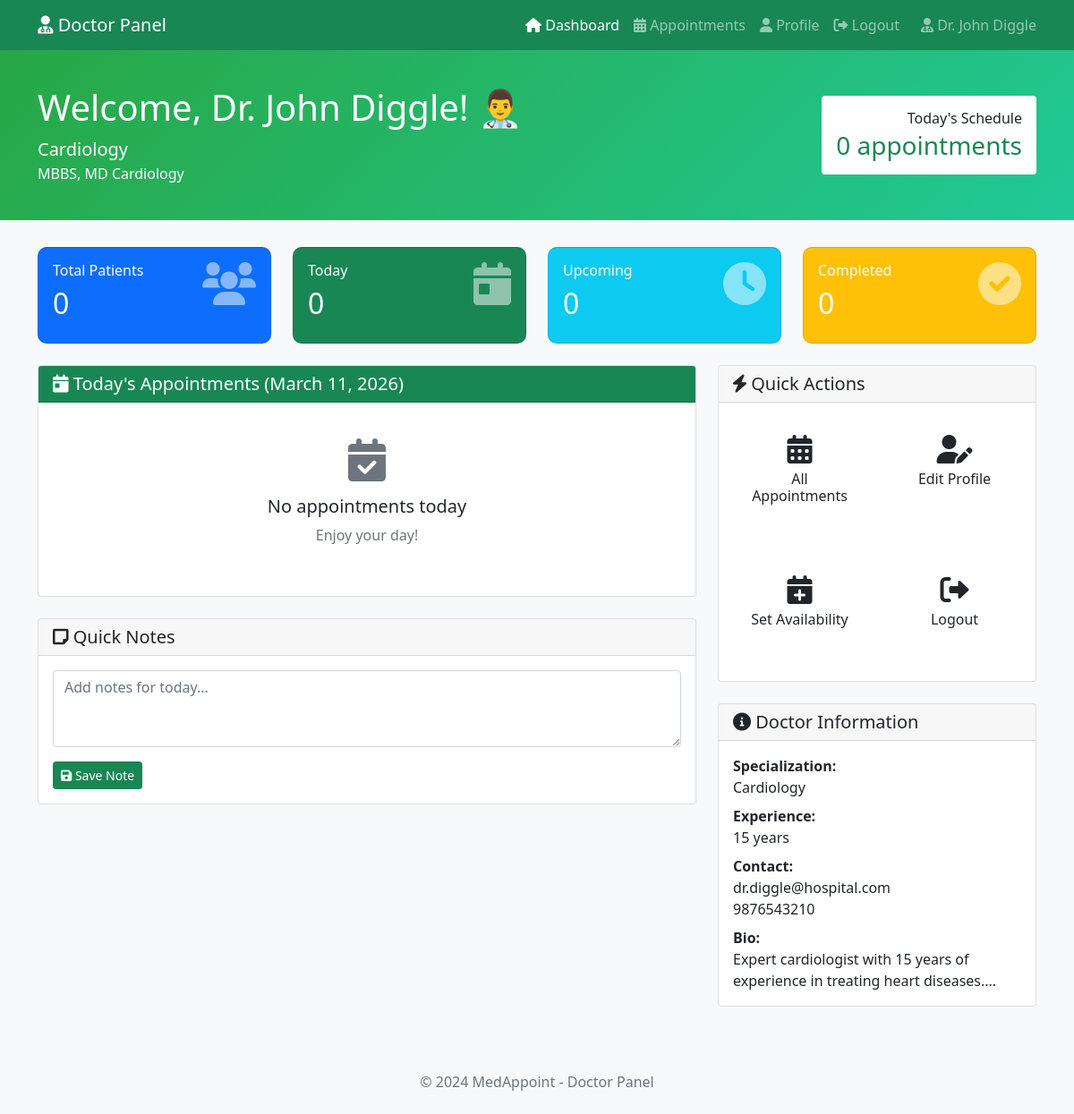
The page /doctor/dashboard.php (signed in) on the database its author committed.
### tables this page shows
CREATE TABLE doctors (
    id INT PRIMARY KEY AUTO_INCREMENT,
    user_id INT UNIQUE NOT NULL,
    specialization VARCHAR(100),
    qualification TEXT,
    experience_years INT,
    consultation_fee DECIMAL(10,2),
    bio TEXT,
    FOREIGN KEY (user_id) REFERENCES users(id) ON DELETE CASCADE
);

CREATE TABLE users (
    id INT PRIMARY KEY AUTO_INCREMENT,
    role ENUM('patient', 'doctor', 'admin') NOT NULL,
    email VARCHAR(100) UNIQUE NOT NULL,
    password VARCHAR(255) NOT NULL,
    full_name VARCHAR(100) NOT NULL,
    phone VARCHAR(20),
    address TEXT,
    created_at TIMESTAMP DEFAULT CURRENT_TIMESTAMP,
    is_verified BOOLEAN DEFAULT FALSE,
    is_active BOOLEAN DEFAULT TRUE
);

### doctor/dashboard.php (the view, shortened to what this page needs)
<?php
$user_id = $_SESSION['user_id'];
$conn = getConnection();
$doctor_stmt = $conn->prepare("
    SELECT d.*, u.email, u.phone
    FROM doctors d
    JOIN users u ON d.user_id = u.id
    WHERE u.id = ?
");
$doctor_stmt->bind_param("i", $user_id);
$doctor_stmt->execute();
$doctor = $doctor_stmt->get_result()->fetch_assoc();
$today = date('Y-m-d');
$today_appointments = $conn->prepare("
    SELECT a.*, u.full_name as patient_name, u.phone as patient_phone
    FROM appointments a
    JOIN users u ON a.patient_id = u.id
    WHERE a.doctor_id = ? AND a.appointment_date = ?
    AND a.status IN ('scheduled', 'confirmed')
    ORDER BY a.appointment_time
");
$doctor_id = $doctor['id'];
$today_appointments->bind_param("is", $doctor_id, $today);
$today_appointments->execute();
$today_apps = $today_appointments->get_result();
$stats = $conn->query("
    SELECT
        COUNT(*) as total,
        SUM(CASE WHEN appointment_date = '$today' THEN 1 ELSE 0 END) as today,
        SUM(CASE WHEN status = 'completed' THEN 1 ELSE 0 END) as completed,
        SUM(CASE WHEN appointment_date > '$today' AND status IN ('scheduled', 'confirmed') THEN 1 ELSE 0 END) as upcoming
    FROM appointments
    WHERE doctor_id = $doctor_id
")->fetch_assoc();
?>
<!DOCTYPE html>
<html lang="en">
<head>
    <link href="https://cdn.jsdelivr.net/npm/bootstrap@5.1.3/dist/css/bootstrap.min.css" rel="stylesheet">
    <link rel="stylesheet" href="https://cdnjs.cloudflare.com/ajax/libs/font-awesome/6.0.0/css/all.min.css">
</head>
<body>
    <nav class="navbar navbar-expand-lg navbar-dark bg-success">
        <div class="container">
            <a class="navbar-brand" href="dashboard.php">
                <i class="fas fa-user-md"></i> Doctor Panel
            </a>
            <div class="collapse navbar-collapse" id="navbarNav">
                <ul class="navbar-nav ms-auto">
                    <li class="nav-item">
                        <a class="nav-link active" href="dashboard.php">
                            <i class="fas fa-home"></i> Dashboard
                        </a>
                    </li>
                    <li class="nav-item">
                        <a class="nav-link" href="appointments.php">
                            <i class="fas fa-calendar-alt"></i> Appointments
                        </a>
                    </li>
                    <li class="nav-item">
                        <a class="nav-link" href="profile.php">
                            <i class="fas fa-user"></i> Profile
                        </a>
                    </li>
                    <li class="nav-item">
                        <a class="nav-link" href="../auth/logout.php">
                            <i class="fas fa-sign-out-alt"></i> Logout
                        </a>
                    </li>
                </ul>
                <span class="navbar-text ms-3">
                    <i class="fas fa-user-md"></i> Dr. <?php echo $_SESSION['full_name']; ?>
                </span>
            </div>
        </div>
    </nav>
    <div class="doctor-header">
        <div class="container">
            <div class="row align-items-center">
                <div class="col-md-8">
                    <h1>Welcome, Dr. <?php echo $_SESSION['full_name']; ?>! 👨‍⚕️</h1>
                    <p class="lead mb-0"><?php echo $doctor['specialization'] ?? 'General Practitioner'; ?></p>
                    <p class="mb-0"><?php echo $doctor['qualification'] ?? ''; ?></p>
                </div>
                <div class="col-md-4 text-end">
                    <div class="bg-white text-dark rounded p-3 d-inline-block">
                        <h6 class="mb-1">Today's Schedule</h6>
                        <h3 class="mb-0 text-success"><?php echo $stats['today'] ?? 0; ?> appointments</h3>
                    </div>
                </div>
            </div>
        </div>
    </div>
    <div class="container">
        <div class="row mb-4">
            <div class="col-md-3">
                <div class="stat-card card text-white bg-primary">
                    <div class="card-body">
                        <div class="d-flex justify-content-between">
                            <div>
                                <h6>Total Patients</h6>
                                <h2><?php echo $stats['total'] ?? 0; ?></h2>
                            </div>
                            <i class="fas fa-users fa-3x opacity-50"></i>
                        </div>
                    </div>
                </div>
            </div>
            <div class="col-md-3">
                <div class="stat-card card text-white bg-success">
                    <div class="card-body">
                        <div class="d-flex justify-content-between">
                            <div>
                                <h6>Today</h6>
                                <h2><?php echo $stats['today'] ?? 0; ?></h2>
                            </div>
                            <i class="fas fa-calendar-day fa-3x opacity-50"></i>
                        </div>
                    </div>
                </div>
            </div>
            <div class="col-md-3">
                <div class="stat-card card text-white bg-info">
                    <div class="card-body">
                        <div class="d-flex justify-content-between">
                            <div>
                                <h6>Upcoming</h6>
                                <h2><?php echo $stats['upcoming'] ?? 0; ?></h2>
                            </div>
                            <i class="fas fa-clock fa-3x opacity-50"></i>
                        </div>
                    </div>
                </div>
            </div>
            <div class="col-md-3">
                <div class="stat-card card text-white bg-warning">
                    <div class="card-body">
                        <div class="d-flex justify-content-between">
                            <div>
                                <h6>Completed</h6>
                                <h2><?php echo $stats['completed'] ?? 0; ?></h2>
                            </div>
                            <i class="fas fa-check-circle fa-3x opacity-50"></i>
                        </div>
                    </div>
                </div>
            </div>
        </div>
        <div class="row">
            <div class="col-md-8">
                <div class="card">
                    <div class="card-header bg-success text-white">
                        <h5 class="mb-0">
                            <i class="fas fa-calendar-day"></i> Today's Appointments (<?php echo date('F d, Y'); ?>)
                        </h5>
                    </div>
                    <div class="card-body">
                        <?php if($today_apps->num_rows > 0): ?>
                            <div class="list-group">
                                <?php while($app = $today_apps->fetch_assoc()): ?>
                                    <div class="list-group-item patient-card">
                                        <div class="d-flex justify-content-between align-items-center">
                                            <div>
                                                <h6 class="mb-1"><?php echo htmlspecialchars($app['patient_name']); ?></h6>
                                                <p class="mb-1">
                                                    <i class="fas fa-clock"></i>
                                                    <?php echo date('h:i A', strtotime($app['appointment_time'])); ?>
                                                </p>
                                                <small class="text-muted">
                                                    <i class="fas fa-phone"></i> <?php echo htmlspecialchars($app['patient_phone']); ?>
                                                </small>
                                            </div>
                                            <div class="text-end">
                                                <span class="badge bg-<?php echo $app['status'] === 'confirmed' ? 'success' : 'warning'; ?>">
                                                    <?php echo ucfirst($app['status']); ?>
                                                </span>
                                                <div class="mt-2">
                                                    <button class="btn btn-sm btn-outline-success me-1"
                                                            onclick="updateStatus(<?php echo $app['id']; ?>, 'completed')">
                                                        <i class="fas fa-check"></i> Done
                                                    </button>
                                                    <button class="btn btn-sm btn-outline-danger"
                                                            onclick="updateStatus(<?php echo $app['id']; ?>, 'cancelled')">
                                                        <i class="fas fa-times"></i> Cancel
                                                    </button>
                                                </div>
                                            </div>
                                        </div>
                                    </div>
                                <?php endwhile; ?>
                            </div>
                        <?php else: ?>
                            <div class="text-center py-4">
                                <i class="fas fa-calendar-check fa-3x text-muted mb-3"></i>
                                <h5>No appointments today</h5>
                                <p class="text-muted">Enjoy your day!</p>
                            </div>
                        <?php endif; ?>
                    </div>
                </div>
                <div class="card mt-4">
                    <div class="card-header">
                        <h5 class="mb-0"><i class="fas fa-sticky-note"></i> Quick Notes</h5>
                    </div>
                    <div class="card-body">
                        <form id="quickNotesForm">
                            <div class="mb-3">
                                <textarea class="form-control" rows="3" placeholder="Add notes for today..."></textarea>
                            </div>
                            <button type="submit" class="btn btn-success btn-sm">
                                <i class="fas fa-save"></i> Save Note
                            </button>
                        </form>
                    </div>
                </div>
            </div>
            <div class="col-md-4">
                <div class="card mb-4">
                    <div class="card-header">
                        <h5 class="mb-0"><i class="fas fa-bolt"></i> Quick Actions</h5>
                    </div>
                    <div class="card-body">
                        <div class="row">
                            <div class="col-6 mb-3">
                                <div class="quick-action" onclick="window.location.href='appointments.php'">
                                    <i class="fas fa-calendar-alt fa-2x mb-2"></i>
                                    <h6>All Appointments</h6>
                                </div>
                            </div>
                            <div class="col-6 mb-3">
                                <div class="quick-action" onclick="window.location.href='profile.php'">
                                    <i class="fas fa-user-edit fa-2x mb-2"></i>
                                    <h6>Edit Profile</h6>
                                </div>
                            </div>
                            <div class="col-6">
                                <div class="quick-action" onclick="window.location.href='availability.php'">
                                    <i class="fas fa-calendar-plus fa-2x mb-2"></i>
                                    <h6>Set Availability</h6>
                                </div>
                            </div>
                            <div class="col-6">
                                <div class="quick-action" onclick="window.location.href='../auth/logout.php'">
                                    <i class="fas fa-sign-out-alt fa-2x mb-2"></i>
                                    <h6>Logout</h6>
                                </div>
                            </div>
                        </div>
                    </div>
                </div>
                <div class="card">
                    <div class="card-header">
                        <h5 class="mb-0"><i class="fas fa-info-circle"></i> Doctor Information</h5>
                    </div>
                    <div class="card-body">
                        <p class="mb-2">
                            <strong>Specialization:</strong><br>
                            <?php echo htmlspecialchars($doctor['specialization'] ?? 'Not set'); ?>
                        </p>
                        <p class="mb-2">
                            <strong>Experience:</strong><br>
                            <?php echo htmlspecialchars($doctor['experience_years'] ?? 0); ?> years
                        </p>
                        <p class="mb-2">
                            <strong>Contact:</strong><br>
                            <?php echo htmlspecialchars($doctor['email'] ?? ''); ?><br>
                            <?php echo htmlspecialchars($doctor['phone'] ?? ''); ?>
                        </p>
                        <p class="mb-0">
                            <strong>Bio:</strong><br>
                            <?php echo substr(htmlspecialchars($doctor['bio'] ?? 'No bio added'), 0, 100); ?>...
                        </p>
                    </div>
                </div>
            </div>
        </div>
    </div>
    <footer class="bg-light mt-5 py-4">
        <div class="container text-center">
            <p class="mb-0 text-muted">© 2024 MedAppoint - Doctor Panel</p>
        </div>
    </footer>
</body>
</html>

### doctor/dashboard.php (style rules this page uses)
body { background-color: #f8f9fa; }
.doctor-header { background: linear-gradient(135deg, #28a745 0%, #20c997 100%); color: white; padding: 40px 0; margin-bottom: 30px; }
.stat-card { border-radius: 10px; transition: transform 0.3s; }
.quick-action { padding: 20px; text-align: center; border-radius: 10px; background: white; margin-bottom: 15px; transition: all 0.3s; cursor: pointer; height: 100%; }

### rows shown on the page
doctors: specialization "Cardiology", qualification "MBBS, MD Cardiology", experience_years "15", user.email "dr.diggle@hospital.com", user.phone "9876543210", bio "Expert cardiologist with 15 years of experience in treating heart diseases."

### other values the page prints
$_SESSION['full_name'] "John Diggle"
$stats['today'] "0"
$stats['total'] "0"
$stats['upcoming'] "0"
$stats['completed'] "0"
